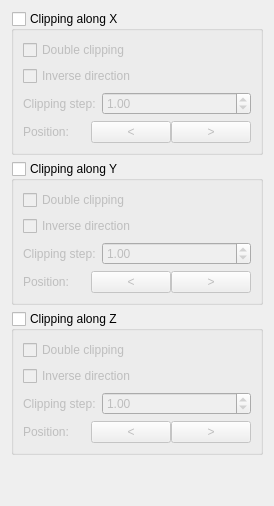
              <widget class="QWidget" name="scenestyle1Page">
               <layout class="QVBoxLayout" name="verticalLayout_27">
                <item>
                 <widget class="QGroupBox" name="scenestyleClipXGroupBox1">
                  <property name="sizePolicy">
                   <sizepolicy hsizetype="Expanding" vsizetype="Preferred">
                    <horstretch>0</horstretch>
                    <verstretch>0</verstretch>
                   </sizepolicy>
                  </property>
                  <property name="title">
                   <string>Clipping along X</string>
                  </property>
                  <property name="checkable">
                   <bool>true</bool>
                  </property>
                  <property name="checked">
                   <bool>false</bool>
                  </property>
                  <layout class="QVBoxLayout" name="verticalLayout_21">
                   <item>
                    <widget class="QCheckBox" name="scenestyleDClipXCheckBox1">
                     <property name="text">
                      <string>Double clipping</string>
                     </property>
                    </widget>
                   </item>
                   <item>
                    <widget class="QCheckBox" name="scenestyleclipInvXCheckBox1">
                     <property name="text">
                      <string>Inverse direction</string>
                     </property>
                    </widget>
                   </item>
                   <item>
                    <layout class="QHBoxLayout" name="horizontalLayout_19">
                     <item>
                      <widget class="QLabel" name="label_28">
                       <property name="sizePolicy">
                        <sizepolicy hsizetype="Preferred" vsizetype="Preferred">
                         <horstretch>0</horstretch>
                         <verstretch>0</verstretch>
                        </sizepolicy>
                       </property>
                       <property name="text">
                        <string>Clipping step:</string>
                       </property>
                      </widget>
                     </item>
                     <item>
                      <widget class="QDoubleSpinBox" name="clipstepXSpinBox1">
                       <property name="sizePolicy">
                        <sizepolicy hsizetype="Expanding" vsizetype="Fixed">
                         <horstretch>0</horstretch>
                         <verstretch>0</verstretch>
                        </sizepolicy>
                       </property>
                       <property name="specialValueText">
                        <string/>
                       </property>
                       <property name="maximum">
                        <double>999.990000000000009</double>
                       </property>
                       <property name="singleStep">
                        <double>0.500000000000000</double>
                       </property>
                       <property name="value">
                        <double>1.000000000000000</double>
                       </property>
                      </widget>
                     </item>
                    </layout>
                   </item>
                   <item>
                    <layout class="QHBoxLayout" name="horizontalLayout_20">
                     <property name="spacing">
                      <number>0</number>
                     </property>
                     <property name="sizeConstraint">
                      <enum>QLayout::SetDefaultConstraint</enum>
                     </property>
                     <item>
                      <widget class="QLabel" name="label_29">
                       <property name="sizePolicy">
                        <sizepolicy hsizetype="Fixed" vsizetype="Preferred">
                         <horstretch>0</horstretch>
                         <verstretch>0</verstretch>
                        </sizepolicy>
                       </property>
                       <property name="minimumSize">
                        <size>
                         <width>68</width>
                         <height>0</height>
                        </size>
                       </property>
                       <property name="maximumSize">
                        <size>
                         <width>68</width>
                         <height>16777215</height>
                        </size>
                       </property>
                       <property name="text">
                        <string>Position:</string>
                       </property>
                       <property name="buddy">
                        <cstring>clipXbackButton</cstring>
                       </property>
                      </widget>
                     </item>
                     <item>
                      <widget class="QPushButton" name="clipXbackButton1">
                       <property name="sizePolicy">
                        <sizepolicy hsizetype="Expanding" vsizetype="Fixed">
                         <horstretch>0</horstretch>
                         <verstretch>0</verstretch>
                        </sizepolicy>
                       </property>
                       <property name="maximumSize">
                        <size>
                         <width>16777215</width>
                         <height>24</height>
                        </size>
                       </property>
                       <property name="text">
                        <string>&lt;</string>
                       </property>
                      </widget>
                     </item>
                     <item>
                      <widget class="QPushButton" name="clipXforwardButton1">
                       <property name="sizePolicy">
                        <sizepolicy hsizetype="Expanding" vsizetype="Fixed">
                         <horstretch>0</horstretch>
                         <verstretch>0</verstretch>
                        </sizepolicy>
                       </property>
                       <property name="maximumSize">
                        <size>
                         <width>16777215</width>
                         <height>24</height>
                        </size>
                       </property>
                       <property name="text">
                        <string>&gt;</string>
                       </property>
                      </widget>
                     </item>
                    </layout>
                   </item>
                  </layout>
                 </widget>
                </item>
                <item>
                 <widget class="QGroupBox" name="scenestyleClipYGroupBox1">
                  <property name="title">
                   <string>Clipping along Y</string>
                  </property>
                  <property name="checkable">
                   <bool>true</bool>
                  </property>
                  <property name="checked">
                   <bool>false</bool>
                  </property>
                  <layout class="QVBoxLayout" name="verticalLayout_18">
                   <item>
                    <widget class="QCheckBox" name="scenestyleDClipYCheckBox1">
                     <property name="text">
                      <string>Double clipping</string>
                     </property>
                    </widget>
                   </item>
                   <item>
                    <widget class="QCheckBox" name="scenestyleclipInvYCheckBox1">
                     <property name="text">
                      <string>Inverse direction</string>
                     </property>
                    </widget>
                   </item>
                   <item>
                    <layout class="QHBoxLayout" name="horizontalLayout_15">
                     <item>
                      <widget class="QLabel" name="label_24">
                       <property name="text">
                        <string>Clipping step:</string>
                       </property>
                       <property name="buddy">
                        <cstring>clipstepYSpinBox</cstring>
                       </property>
                      </widget>
                     </item>
                     <item>
                      <widget class="QDoubleSpinBox" name="clipstepYSpinBox1">
                       <property name="sizePolicy">
                        <sizepolicy hsizetype="Expanding" vsizetype="Fixed">
                         <horstretch>0</horstretch>
                         <verstretch>0</verstretch>
                        </sizepolicy>
                       </property>
                       <property name="maximum">
                        <double>999.990000000000009</double>
                       </property>
                       <property name="singleStep">
                        <double>0.500000000000000</double>
                       </property>
                       <property name="value">
                        <double>1.000000000000000</double>
                       </property>
                      </widget>
                     </item>
                    </layout>
                   </item>
                   <item>
                    <layout class="QHBoxLayout" name="horizontalLayout_16">
                     <property name="spacing">
                      <number>0</number>
                     </property>
                     <item>
                      <widget class="QLabel" name="label_25">
                       <property name="sizePolicy">
                        <sizepolicy hsizetype="Fixed" vsizetype="Preferred">
                         <horstretch>0</horstretch>
                         <verstretch>0</verstretch>
                        </sizepolicy>
                       </property>
                       <property name="minimumSize">
                        <size>
                         <width>68</width>
                         <height>0</height>
                        </size>
                       </property>
                       <property name="maximumSize">
                        <size>
                         <width>68</width>
                         <height>16777215</height>
                        </size>
                       </property>
                       <property name="text">
                        <string>Position:</string>
                       </property>
                       <property name="buddy">
                        <cstring>clipYbackButton</cstring>
                       </property>
                      </widget>
                     </item>
                     <item>
                      <widget class="QPushButton" name="clipYbackButton1">
                       <property name="text">
                        <string>&lt;</string>
                       </property>
                      </widget>
                     </item>
                     <item>
                      <widget class="QPushButton" name="clipYforwardButton1">
                       <property name="text">
                        <string>&gt;</string>
                       </property>
                      </widget>
                     </item>
                    </layout>
                   </item>
                  </layout>
                 </widget>
                </item>
                <item>
                 <widget class="QGroupBox" name="scenestyleClipZGroupBox1">
                  <property name="minimumSize">
                   <size>
                    <width>0</width>
                    <height>0</height>
                   </size>
                  </property>
                  <property name="title">
                   <string>Clipping along Z</string>
                  </property>
                  <property name="checkable">
                   <bool>true</bool>
                  </property>
                  <property name="checked">
                   <bool>false</bool>
                  </property>
                  <layout class="QVBoxLayout" name="verticalLayout_19">
                   <item>
                    <widget class="QCheckBox" name="scenestyleDClipZCheckBox1">
                     <property name="text">
                      <string>Double clipping </string>
                     </property>
                    </widget>
                   </item>
                   <item>
                    <widget class="QCheckBox" name="scenestyleclipInvZCheckBox1">
                     <property name="text">
                      <string>Inverse direction</string>
                     </property>
                    </widget>
                   </item>
                   <item>
                    <layout class="QHBoxLayout" name="horizontalLayout_17">
                     <item>
                      <widget class="QLabel" name="label_26">
                       <property name="text">
                        <string>Clipping step:</string>
                       </property>
                       <property name="buddy">
                        <cstring>clipstepZSpinBox</cstring>
                       </property>
                      </widget>
                     </item>
                     <item>
                      <widget class="QDoubleSpinBox" name="clipstepZSpinBox1">
                       <property name="sizePolicy">
                        <sizepolicy hsizetype="Expanding" vsizetype="Fixed">
                         <horstretch>0</horstretch>
                         <verstretch>0</verstretch>
                        </sizepolicy>
                       </property>
                       <property name="maximum">
                        <double>999.990000000000009</double>
                       </property>
                       <property name="singleStep">
                        <double>0.500000000000000</double>
                       </property>
                       <property name="value">
                        <double>1.000000000000000</double>
                       </property>
                      </widget>
                     </item>
                    </layout>
                   </item>
                   <item>
                    <layout class="QHBoxLayout" name="horizontalLayout_18">
                     <property name="spacing">
                      <number>0</number>
                     </property>
                     <item>
                      <widget class="QLabel" name="label_27">
                       <property name="minimumSize">
                        <size>
                         <width>68</width>
                         <height>0</height>
                        </size>
                       </property>
                       <property name="maximumSize">
                        <size>
                         <width>68</width>
                         <height>16777215</height>
                        </size>
                       </property>
                       <property name="text">
                        <string>Position:</string>
                       </property>
                      </widget>
                     </item>
                     <item>
                      <widget class="QPushButton" name="clipZbackButton1">
                       <property name="sizePolicy">
                        <sizepolicy hsizetype="Expanding" vsizetype="Fixed">
                         <horstretch>0</horstretch>
                         <verstretch>0</verstretch>
                        </sizepolicy>
                       </property>
                       <property name="minimumSize">
                        <size>
                         <width>0</width>
                         <height>0</height>
                        </size>
                       </property>
                       <property name="maximumSize">
                        <size>
                         <width>16777215</width>
                         <height>24</height>
                        </size>
                       </property>
                       <property name="text">
                        <string>&lt;</string>
                       </property>
                      </widget>
                     </item>
                     <item>
                      <widget class="QPushButton" name="clipZforwardButton1">
                       <property name="sizePolicy">
                        <sizepolicy hsizetype="Expanding" vsizetype="Fixed">
                         <horstretch>0</horstretch>
                         <verstretch>0</verstretch>
                        </sizepolicy>
                       </property>
                       <property name="minimumSize">
                        <size>
                         <width>0</width>
                         <height>0</height>
                        </size>
                       </property>
                       <property name="maximumSize">
                        <size>
                         <width>16777215</width>
                         <height>24</height>
                        </size>
                       </property>
                       <property name="text">
                        <string>&gt;</string>
                       </property>
                      </widget>
                     </item>
                    </layout>
                   </item>
                  </layout>
                 </widget>
                </item>
                <item>
                 <spacer name="verticalSpacer_10">
                  <property name="orientation">
                   <enum>Qt::Vertical</enum>
                  </property>
                  <property name="sizeHint" stdset="0">
                   <size>
                    <width>20</width>
                    <height>40</height>
                   </size>
                  </property>
                 </spacer>
                </item>
               </layout>
              </widget>
